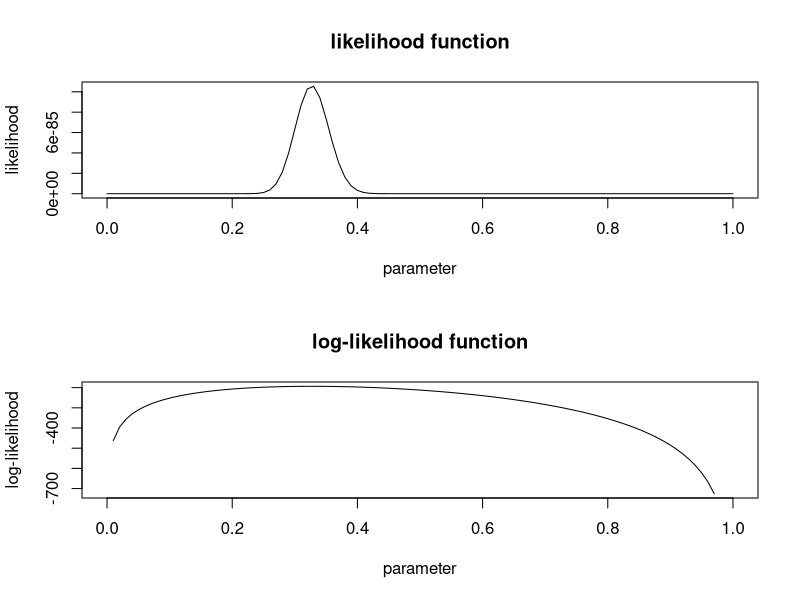
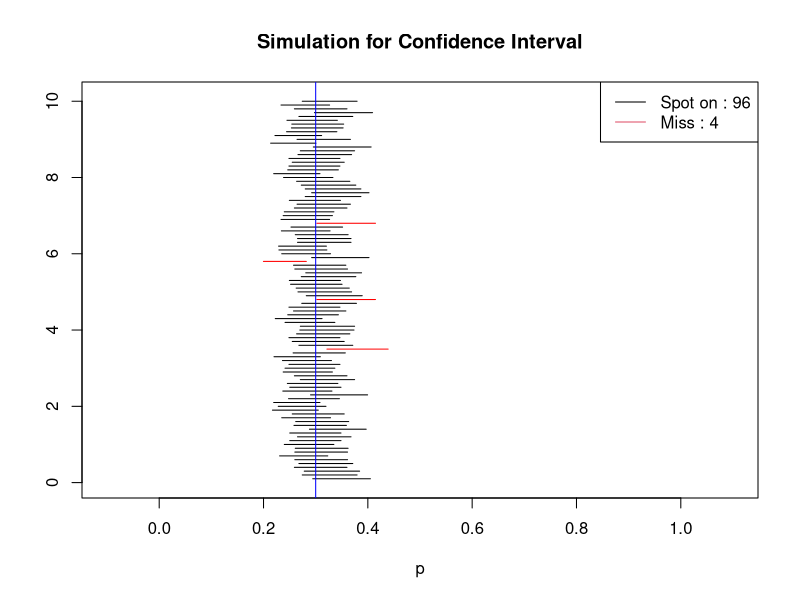

The R script that drew these images, in order:
##### STATISTICAL RISK MANAGEMENT #####

#### LATEX ASSIGNMENT 2, SPRING, 2019

#### GROUP4 

### 1.GENERATING A SET OF RANDOM SAMPLES WITH N=100 UNDER NEG-BINOMIAL DIST'N

## WE SPECIFY THE CORRESPONDING PARAMETERS : 
## r(THE NUMBER OF SUCCESS)=1, 
## p(PROBABILITY OF SUCCESS)=0.3.
## FROM THE SETTING OF r=1, ONE CAN DEEM THIS DIST'N AS A CASE OF GEOMETRIC DIST'N; GEO(.3).
## STILL, IT IS IN THE BOUNDARY OF NEG-BIN FAMILY. IT IS JUST A SPECIAL CASE.

# THE rnbinom(.) FUNCTION WITH ARGUMENT (100,1,.3) WILL GENERATE RANDOM SAMPLE AS WE ASSUMED.

set.seed(2019312289) # FIX THE SEED NUMBER FOR POTENTIAL REPETITION.
random.sample <- rnbinom(100,1,.3)
random.sample # See the random sample

# THE PLOT OF LIKELIHOOD & LOG-LIKELIHOOD FUNCTION
n <- 100 # sample size
sum <- sum(random.sample) # the sum of the sample values
x <- seq(from=0,to=1,by=.01)
y <- (x^n)*((1-x)^sum)
par(mfrow=c(2,1))
plot(y~x,type='l', main='likelihood function',xlab='parameter',ylab='likelihood')
plot(log(y)~x,type='l',main='log-likelihood function',xlab='parameter',ylab='log-likelihood')

## MAXIMIZATION OF THE LIKELIHOOD FUNCTION
# BY THE EXTREME VALUE THEOREM,
# THE MAXIMIZER IS DEFINED AS THE SOLUTION OF DIFFERENTIAL EQUATION,
# IN WHICH THE MAXIMIZER MAKES THE FIRST DERIVATIVE ZERO.
# HERE, THE SECOND DERIVATIVE TEST IS OMITTED.
# DETOURING THE ANALYTIC APPROACH, WE WILL FIND THE SOLUNTION NUMERICALLY.

# FIRST DERIVATIVE
diff.log.L <- function(p,N,Sum){
res <- N/p-(Sum/(1-p))
return(res)
}

# SECOND DERIVATIVE
twice.diff.log.L <- function(p,N,Sum){
res <- -N/(p^2)-(Sum/((1-p)^2))
return(res)
}

## HERE, THE NEWTON-RAPHSON METHOD IS APPLIED.
theta=0.5 # INITIAL VALUE
i=0 # INDEX FOR THE NUMBER OF ITERATION
repeat{
i=i+1
theta1=theta-(diff.log.L(theta,n,sum)/twice.diff.log.L(theta,n,sum))
if(abs(theta1-theta)<10^(-5)) break
theta=theta1
}
theta1;i
n/(n+sum) # ANALYTIC SOLUTION FRO MLE OF NB(1,P)
# NOTE THAT WE CAN FIND THAT OUR NUMERICAL MAXIMIZER IS COINCIDENT WITH THE ANALYTIC MLE.

## CONFIDENCE INTERVAL
# REPEATING SAMPLING, ONE CAN MAKE A SIMULATION FOR CONFIDENCE INTERVAL
# HERE, THE ASYMPTOTIC DISTRIBUTION OF MLE MAKE IT FEASIBLE TO GET 95% CONFIDENCE INTERVAL
# FOR EACH SET OF RANDOM SAMPLE, 
# DETOURING FIGURING OUT THE EXACT SAMPLING DISTRIBUTION

# NOTE THAT ONE-SAMPLE FISHER INFO'N OF p IS EQUAL TO 1/((p^2)(1-p))
# WE WILL USE THE OBSERVED FISHER INFO'N 
# TO AVOID THE SITUATION WHERE THE PARAMETER OF INTEREST IS USED TO INFER VERY THAT PARAMETER,
# WHICH IS ABSURD.

# FOR CONVENIENCE, GENERATE THE SMAPLE MATRIX,
# WHOSE COLUMN VECTOR REPRESENTS A TUPLE OF RANDOM SAMPLE OF SIZE 100.

sample.matrix<-matrix(0,ncol=100,nrow=100)
sample.matrix[,1] <- random.sample
for(i in 2:ncol(sample.matrix)){
sample.matrix[,i] <- rnbinom(100,1,.3)
}

x11()
plot(x=c(-.1,1.1),y=c(0,10.1),type='n',
     main='Simulation for Confidence Interval',
     xlab='p',ylab='')
frequency <- 0
Sums <- colSums(sample.matrix)
n <- nrow(sample.matrix)
z <- qnorm(0.975)
for(i in 1:ncol(sample.matrix)){
mle <- n/(n+Sums[i])
L <- mle-z*sqrt((mle^2)*(1-mle)/n) ; U <- mle+z*sqrt((mle^2)*(1-mle)/n)
L.t <- ifelse(L<0.3,1,0)
U.t <- ifelse(U>0.3,1,0)
if(L.t*U.t==1){
lines(c(L,U),rep(10.1-.1*i,2),lty=1)
}else{
lines(c(L,U),rep(10.1-.1*i,2),lty=1,col='red')
}
frequency <- frequency+(L.t*U.t)
}
frequency # Numer of C.I's which contains the parameter of interest
abline(v=.3,col='blue')
legend('topright',lty=1,col=1:2,legend=c('Spot on : 96','Miss : 4'))
## FROM THE EMPIRICAL STUDY, WE CAN FIGURE OUT THE MEANING OF CONFIDENCE INTERVAL.
## : THE 95% CONFIDENCE LEVEL MEANS THAT
## THE 0.95N CONFIDENCE INTERVALS CONTAINS THE TRUE PARAMETER OUT OF N SETS OF RANDOM SAMPLE.


